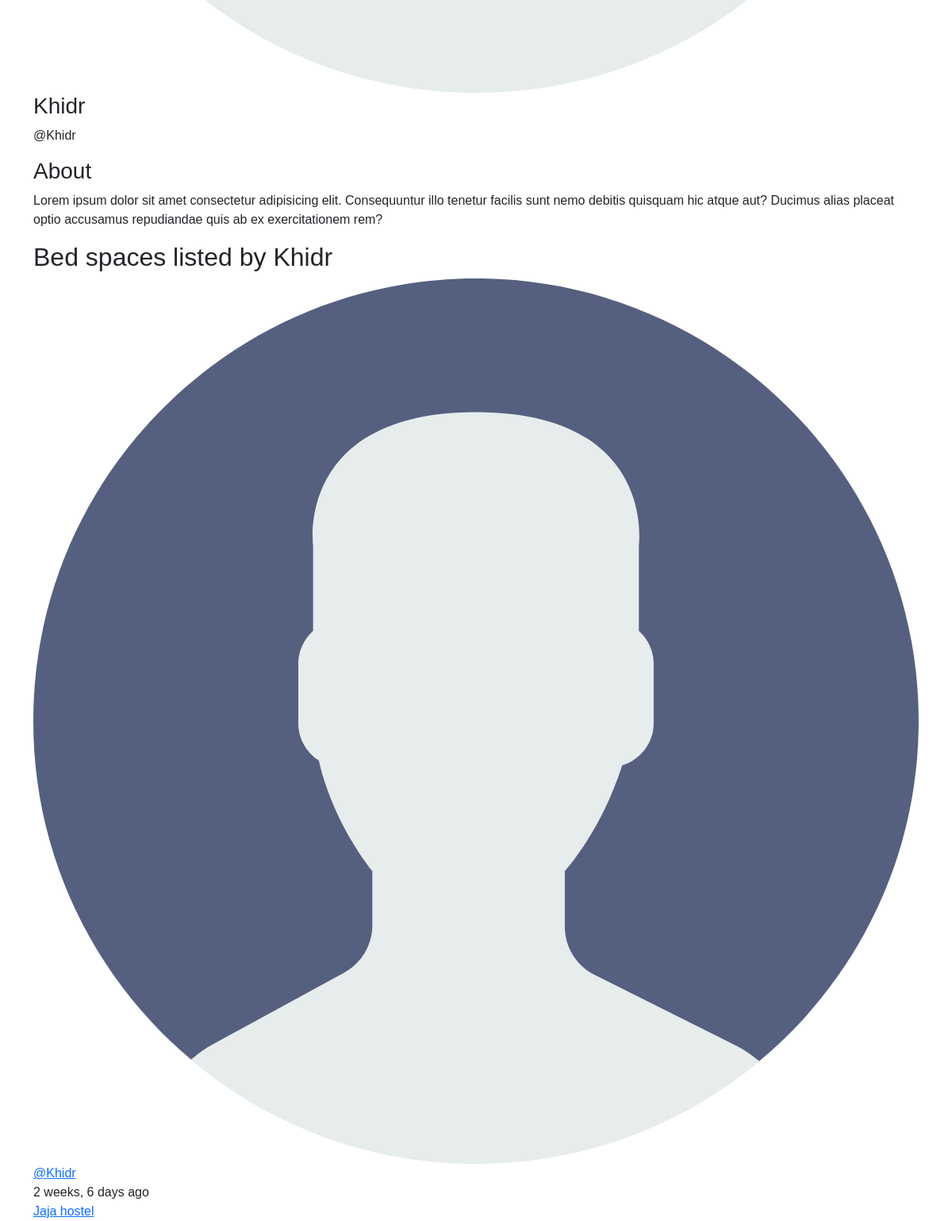
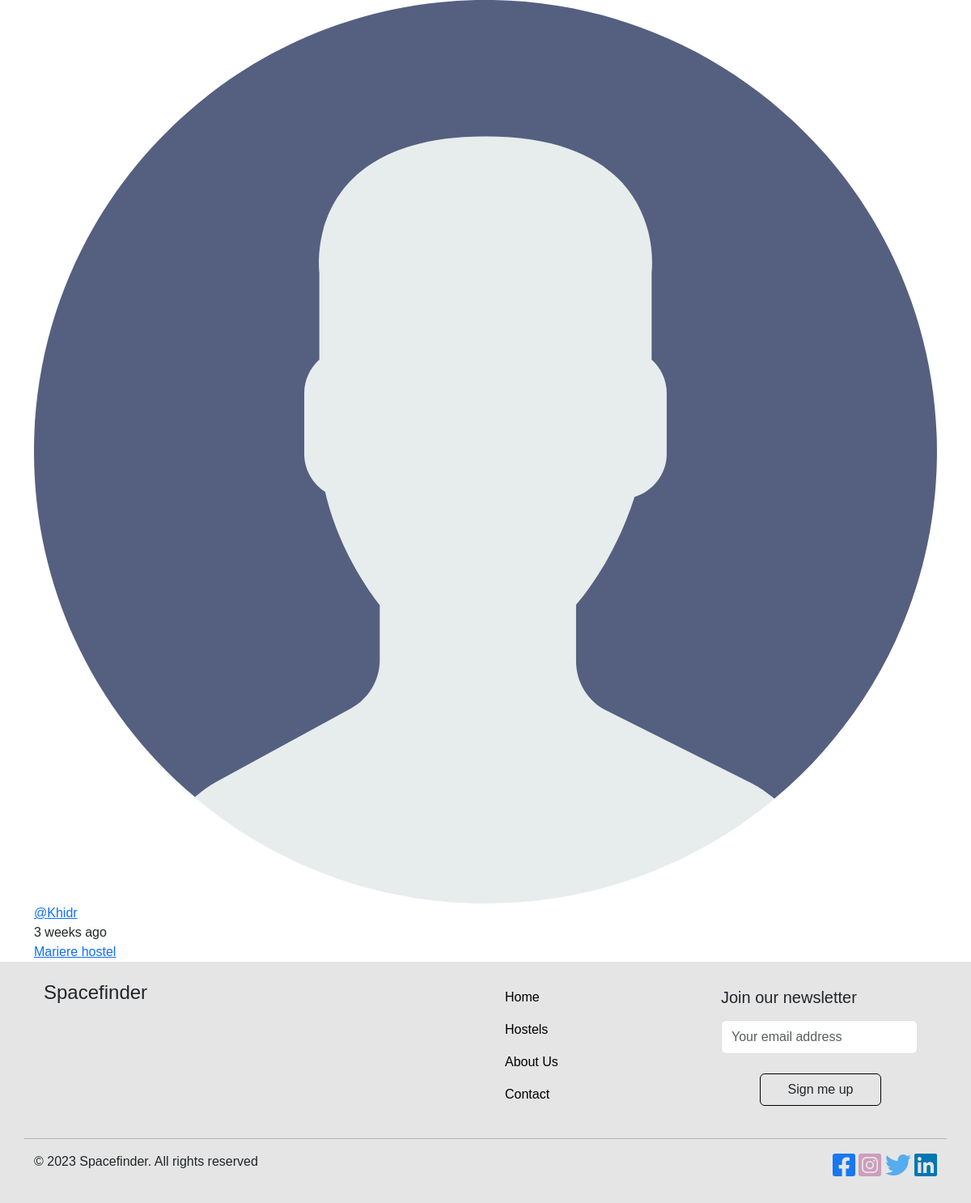
Before: /profile/1/ (lower part) with the older database file (2 pictures, top to bottom).
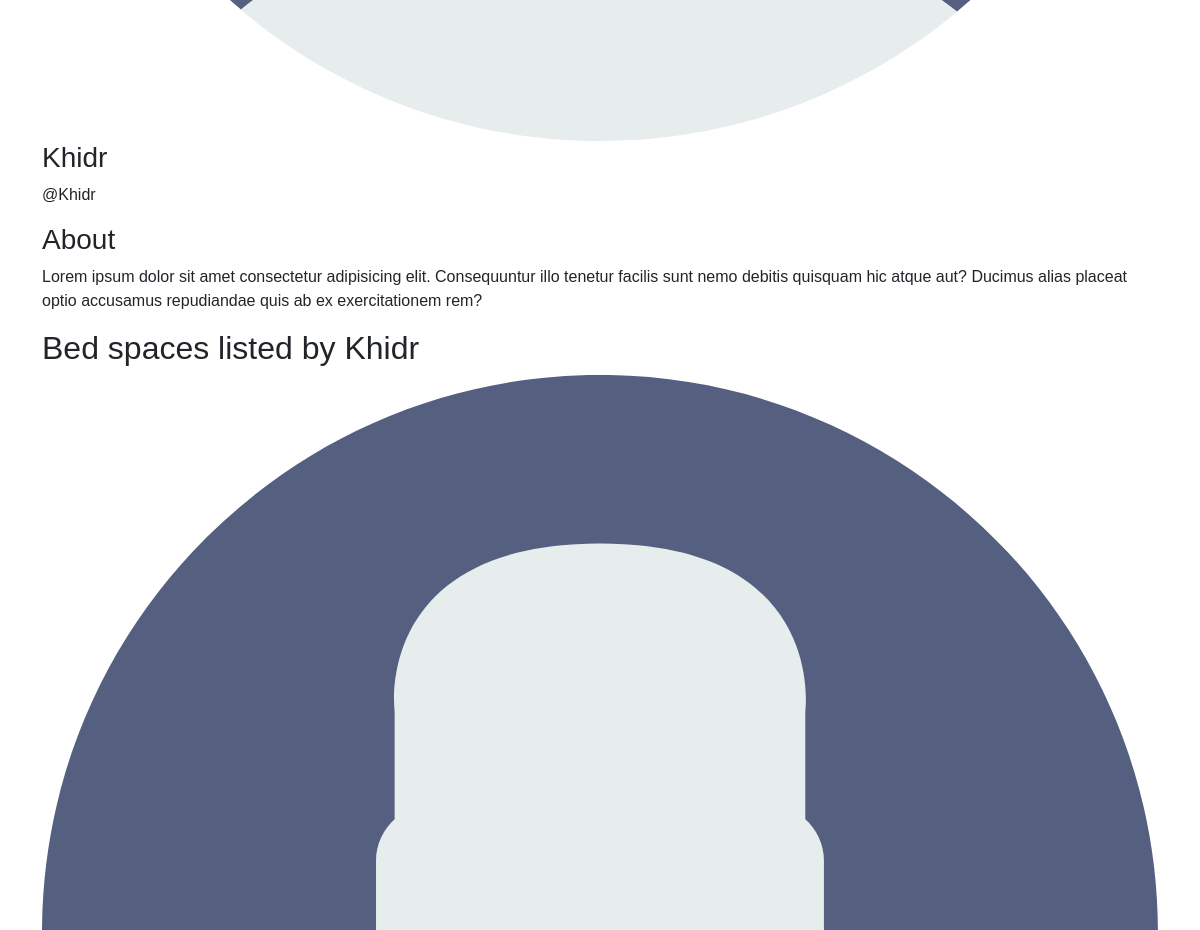
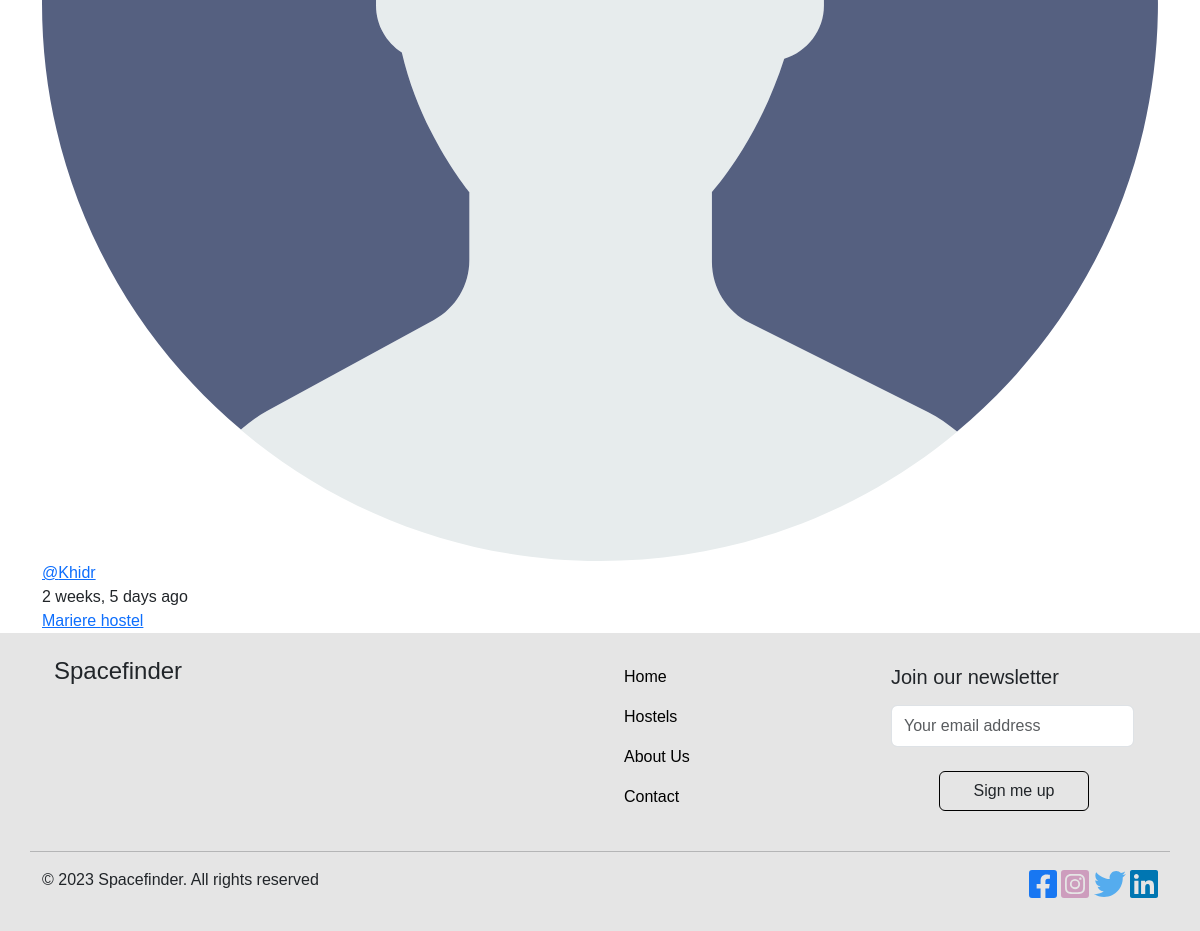
After: the same page with the newer database file (2 pictures, top to bottom).
### base/models.py (models this page shows, shortened)
class Space(models.Model):
    LOCATION_CHOICES = [
        ('on-campus', 'On-Campus'),
        ('off-campus', 'Off-Campus'),
    ]
    GENDER_CHOICES = [
        ('male', 'Male'),
        ('female', 'Female'),
    ]
    host = models.ForeignKey(User, on_delete=models.SET_NULL, null=True)
    school = models.ForeignKey (School, on_delete=models.SET_NULL, null=True)
    hostel = models.CharField(max_length=200)
    room_number = models.CharField(max_length=5)
    price = models.PositiveIntegerField(null=True)
    gender = models.CharField(max_length=10, choices=GENDER_CHOICES, null=True)
    location = models.CharField(max_length=20, choices=LOCATION_CHOICES, null=True)
    updated = models.DateTimeField(auto_now=True)
    created = models.DateTimeField(auto_now_add=True)
    class Meta():
        ordering = ['-updated', '-created']

### base/views.py (the view)
# urls.py: path('profile/<str:pk>/', views.userProfile, name="user-profile"),
def userProfile(request, pk):
    user = User.objects.get(id=pk)
    spaces = user.space_set.all()
    space_messages = user.message_set.all()
    schools = School.objects.all()
    ratings_received = UserRating.objects.filter(rated_user=user)
    average_rating = ratings_received.aggregate(Avg('rating'))['rating__avg']
    context = {'user':user, 'spaces':spaces,'space_messages':space_messages, 'schools': schools, 'rating': average_rating}
    return render(request, 'base/profile.html', context)

### base/templates/base/profile.html (shortened to what this page needs)
{% extends 'main.html' %}
{% block content %}
<main class="profile-page layout layout--3">
  <div class="container">
    <div class="roomList">
      <div class="profile">
        <div class="profile__avatar">
          <div class="avatar avatar--large active">
            <img src="/static/images/avatar.svg" />
          </div>
        </div>
        <div class="profile__info">
          <h3>{{user.username}}</h3>
          <p>@{{user.username}}</p>
        </div>
        <div class="profile__about">
          <h3>About</h3>
          <p>
            Lorem ipsum dolor sit amet consectetur adipisicing elit. Consequuntur illo tenetur
            facilis sunt nemo debitis quisquam hic atque aut? Ducimus alias placeat optio
            accusamus repudiandae quis ab ex exercitationem rem?
          </p>
        </div>
      </div>
      <div class="roomList__header">
        <div>
          <h2>Bed spaces listed by {{user.username}}</a>
          </h2>
        </div>
      </div>
      {% include 'base/feed_component.html' %}
    </div>
  </div>
</main>
{% endblock content %}

### base/templates/base/feed_component.html
{% for space in spaces %}
<div class="roomListRoom">
    <div class="roomListRoom__header">
      <a href="{% url 'user-profile' space.host.id %}" class="roomListRoom__author">
        <div class="avatar avatar--small">
          <img src="/static/images/avatar.svg" />
        </div>
        <span>@{{space.host.username}}</span>
      </a>
      <div class="roomListRoom__actions">
        <span>{{space.created|timesince}} ago</span>
      </div>
    </div>
    <div class="roomListRoom__content">
      <a href="{% url 'space' space.id %}">{{space.hostel}} hostel</a>
    </div>
</div>
{% endfor %}

Changed rows visible on the page:
no longer on this page (row edited): Space: host.username "Khidr", created "2 weeks, 6 days", hostel "Jaja"
changed Space "Mariere": created "3 weeks" → "2 weeks, 5 days"
